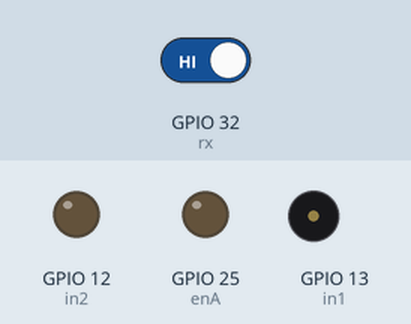
The sketch below on a simulated ESP32. Parts: output pins drawn as LEDs (lit = HIGH), buzzer (waves = sounding). Inputs (shaded band) come from the test bench; at power-on: GPIO 32 (rx) HIGH. Pins used as bus, display or sensor lines are not drawn.

Above: at 1.2 s.
1.3 s: GPIO 32 (rx) driven LOW
At 2.3 s:
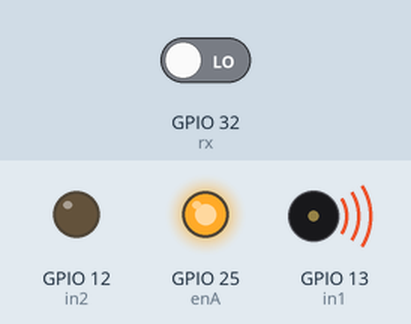
2.8 s: GPIO 32 (rx) driven HIGH
At 3.4 s:
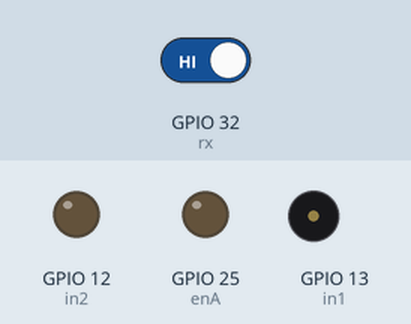
Timing chart, 0 to 5.8 s (numbered marks = the images above; inputs shaded):
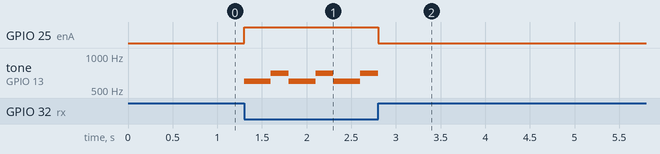

Measured:
- after the input at 1.3 s, GPIO 25 (enA): LOW → HIGH at once; tone on GPIO 13 (in1): alternates 700 Hz for 0.20 s and 600 Hz for 0.30 s, starting at once
- after the input at 2.8 s, GPIO 25 (enA): HIGH → LOW at once

The sketch:

stopper.ino
```cpp
int in1 = 13;
int in2 = 12;
const int enA = 25;
const int rx = 32;
const int tx = 33;

void setup() {
  pinMode(in1, OUTPUT);
  pinMode(in2, OUTPUT);
  pinMode(enA, OUTPUT);
  pinMode(rx, INPUT);
  pinMode(tx, OUTPUT);
  digitalWrite(tx, HIGH);
}

void loop() {
  int signal = irsignal();

  if (signal == LOW) {
  analogWrite(enA, 255);
  digitalWrite(in1, HIGH);
  digitalWrite(in2, LOW);
  tone(in1, 600);
  delay(300);
  tone(in1, 700);
  delay(200);
  }
  else {
  analogWrite(enA, 0);
  digitalWrite(in1, LOW);
  digitalWrite(in2, LOW);
  noTone(in1);
  }
}

int irsignal() {
  int signal = digitalRead(rx);
  return signal;
}
```
